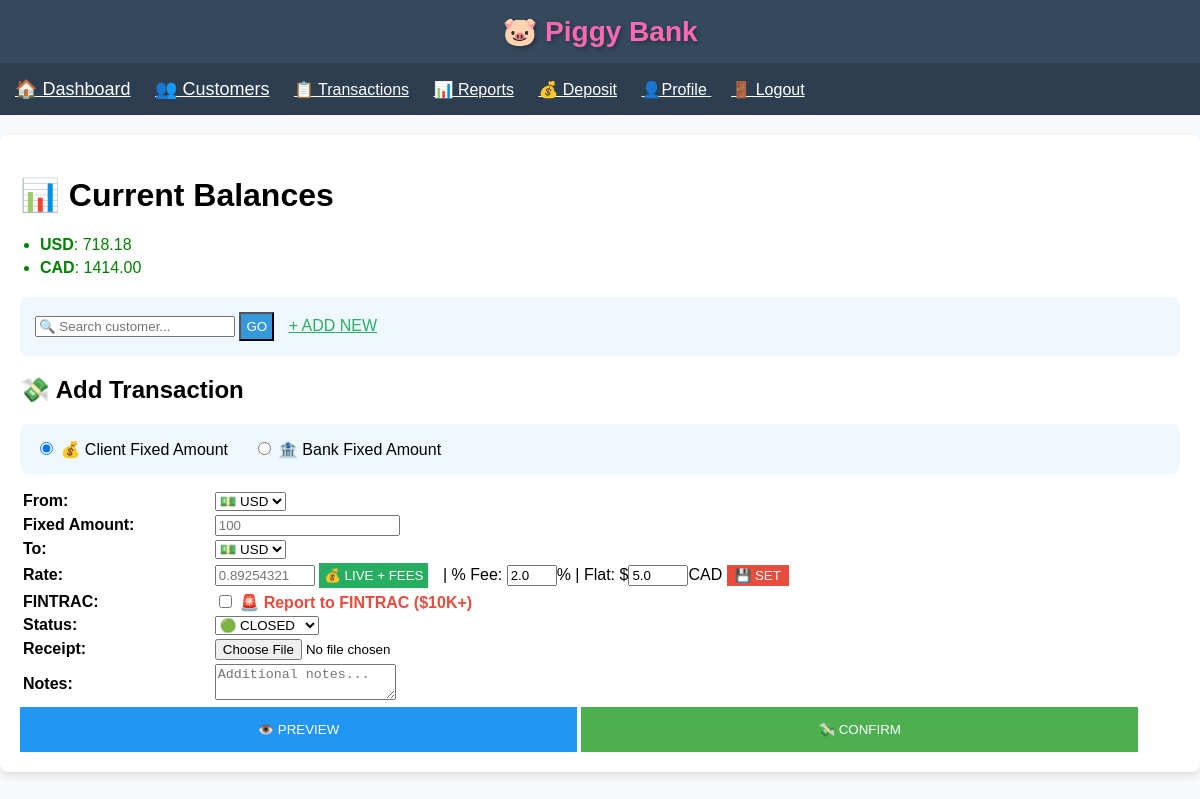
Screenshot of / (signed in) with the database file from the repository.
### app.py (models this page shows)
class Transaction(db.Model):
    id = db.Column(db.Integer, primary_key=True)
    date = db.Column(db.DateTime, default=datetime.utcnow)
    from_currency = db.Column(db.String(3), nullable=False)
    to_currency = db.Column(db.String(3), nullable=False)
    from_amount = db.Column(db.Float, nullable=False)
    to_amount = db.Column(db.Float, nullable=False)
    exchange_rate = db.Column(db.Float, nullable=False)
    notes = db.Column(db.Text, nullable=True)
    is_fintrac = db.Column(db.Boolean, default=False)  # ✅ NEW!
    client_id = db.Column(db.Integer, db.ForeignKey('client.id'), nullable=False)
    receipt_filename = db.Column(db.String(100))  # ← ADD! PDF/JPG filename
    status = db.Column(db.String(10), default='closed')  # ← CHANGE TO CLOSED!

### app.py (the view, shortened to what this page needs)
@app.route('/', methods=['GET', 'POST'])
def index():
    import uuid
    if 'user_id' not in session:
        return redirect(url_for('login'))
    current_fee = round(FEE_PERCENTAGE * 100, 1)
    current_flat_fee = round(FLAT_FEE_CAD, 2)
    selected_client = Client.query.get(session.get('selected_client_id'))
    clients = Client.query.all()  # ✅ ADD THIS!
    balances = get_balances()
    return render_template('index.html', balances=balances, current_fee=current_fee,
                           current_flat_fee=current_flat_fee, client=selected_client)

### app.py (called while the page is built)
def get_balances():
    if 'user_id' not in session:
        return {}
    client_id = session.get('selected_client_id')
    if session.get('is_admin') and not client_id:
        transactions = Transaction.query.all()
    else:
        if not client_id:
            return {}
        transactions = Transaction.query.filter_by(client_id=client_id).all()
    balances = {}
    for tx in transactions:
        if tx.from_amount == 0:  # DEPOSIT
            balances[tx.to_currency] = balances.get(tx.to_currency, 0) + tx.to_amount
        else:  # EXCHANGE
            balances[tx.from_currency] = balances.get(tx.from_currency, 0) - tx.from_amount
            balances[tx.to_currency] = balances.get(tx.to_currency, 0) + tx.to_amount
    return balances

### templates/index.html (shortened to what this page needs)
{% extends "base.html" %}
{% block content %}
<h1>📊 Current Balances</h1>
<div class="balances">
    {% if balances %}
        <ul style="padding-left: 20px;">
            {% for currency, amount in balances.items() %}
                <li style="color: {% if amount >= 0 %}green{% else %}red{% endif %}; margin: 5px 0;">
                    <strong>{{ currency }}</strong>: {{ "%.2f"|format(amount) }}
                </li>
            {% endfor %}
        </ul>
    {% else %}
        <p>No transactions yet!</p>
    {% endif %}
</div>
<div style="background:#f0f8ff; padding:15px; border-radius:8px; margin:20px 0;">
    {% if client %}
        <strong>👥 Customer:</strong>
        <span style="color:green;">
            <strong>{{ client.first_name }} {{ client.last_name }}</strong><br>
            <small>{{ client.phone }} | {{ client.apartment|default('') }} {{ client.civic_number }} {{ client.street }}<br>
            {{ client.city }}, {{ client.province }} {{ client.postal_code }}</small>
        </span> ✅
        <a href="{{ url_for('customers') }}" style="color:blue; margin-left:10px;">[Change Customer]</a>
    {% else %}
        <form method="GET" action="{{ url_for('customers') }}" style="display:inline;">
            <input type="text" name="search" placeholder="🔍 Search customer..." style="width:200px;">
            <button type="submit" style="padding:5px; background:#3498db; color:white;">GO</button>
        </form>
        <a href="{{ url_for('customers') }}" style="margin-left:10px; color:#27ae60;">+ ADD NEW</a>
    {% endif %}
</div>
<h2>💸 Add Transaction</h2>
<form method="POST" enctype="multipart/form-data">
    <div style="background:#f0f8ff; padding:15px; border-radius:8px; margin-bottom:15px;">
        <label><input type="radio" name="mode" value="client_fixed" checked> 💰 Client Fixed Amount</label>
        <label style="margin-left:20px;"><input type="radio" name="mode" value="bank_fixed"> 🏦 Bank Fixed Amount</label>
    </div>
    <table style="width: 100%;">
        <tr><td><strong>{{ "From" if request.form.get('mode') != 'bank_fixed' else "To" }}:</strong></td>
            <td><select name="fixed_currency" required>
                <option value="USD">💵 USD</option><option value="EUR">💶 EUR</option>
            </select></td></tr>
        <tr><td><strong>Fixed Amount:</strong></td><td><input type="number" name="fixed_amount" step="0.01" placeholder="100" required></td></tr>
        <tr><td><strong>{{ "To" if request.form.get('mode') != 'bank_fixed' else "From" }}:</strong></td>
            <td><select name="other_currency" required>
                <option value="USD">💵 USD</option><option value="EUR">💶 EUR</option>
            </select></td></tr>
        <tr><td><strong>Rate:</strong></td><td>
            <input type="number" name="exchange_rate" step="0.0000000001" placeholder="0.89254321" id="rate" required style="width:100px;">
            <button type="button" onclick="getLiveRateWithFee()" style="padding:5px; background:#27ae60; color:white; border:none; margin-right:10px;">💰 LIVE + FEES</button>
            | % Fee: <input type="number" name="fee_percentage" step="0.1" value="{{ current_fee }}" id="fee_input" style="width:50px;">%
            | Flat: $<input type="number" name="flat_fee_cad" step="0.01" value="{{ current_flat_fee }}" id="flat_input" style="width:60px;">CAD
            <button type="button" onclick="setFeesFromDashboard()" style="padding:3px 8px; background:#e74c3c; color:white; border:none;">💾 SET</button>
        </td></tr>
        <tr><td><strong>FINTRAC:</strong></td><td>
            <input type="checkbox" name="is_fintrac">
            <label style="color:#e74c3c; font-weight:bold;">🚨 Report to FINTRAC ($10K+)</label>
        </td></tr>
        <tr><td><strong>Status:</strong></td><td>
            <select name="status">
                <option value="closed" selected>🟢 CLOSED</option>
            </select>
        </td></tr>
        <tr><td><strong>Receipt:</strong></td><td>
            <input type="file" name="receipt" accept=".pdf,.jpg,.jpeg,.png">
        </td></tr>
        <tr><td><strong>Notes:</strong></td><td><textarea name="notes" rows="2" placeholder="Additional notes..."></textarea></td></tr>
    </table>
    <input type="button" value="👁️ PREVIEW" onclick="showPreview()" style="width:48%; padding:15px; background:#2196F3; color:white; border:none;">
    <input type="submit" value="💸 CONFIRM" style="width:48%; padding:15px; background:#4CAF50; color:white; border:none;">
</form>
{% endblock %}

### templates/base.html (style rules this page uses)
* { box-sizing: border-box; }
body { font-family: Arial; margin: 0; padding: 0; background: #f8f9fa; }

### rows the page displays
Transaction: to_currency "USD", amount "718.18"
Transaction: to_currency "CAD", amount "1414.00"

### other values shown
{{ "From" if request.form.get('mode') != 'bank_fixed' else "To" }} "From"
{{ "To" if request.form.get('mode') != 'bank_fixed' else "From" }} "To"
